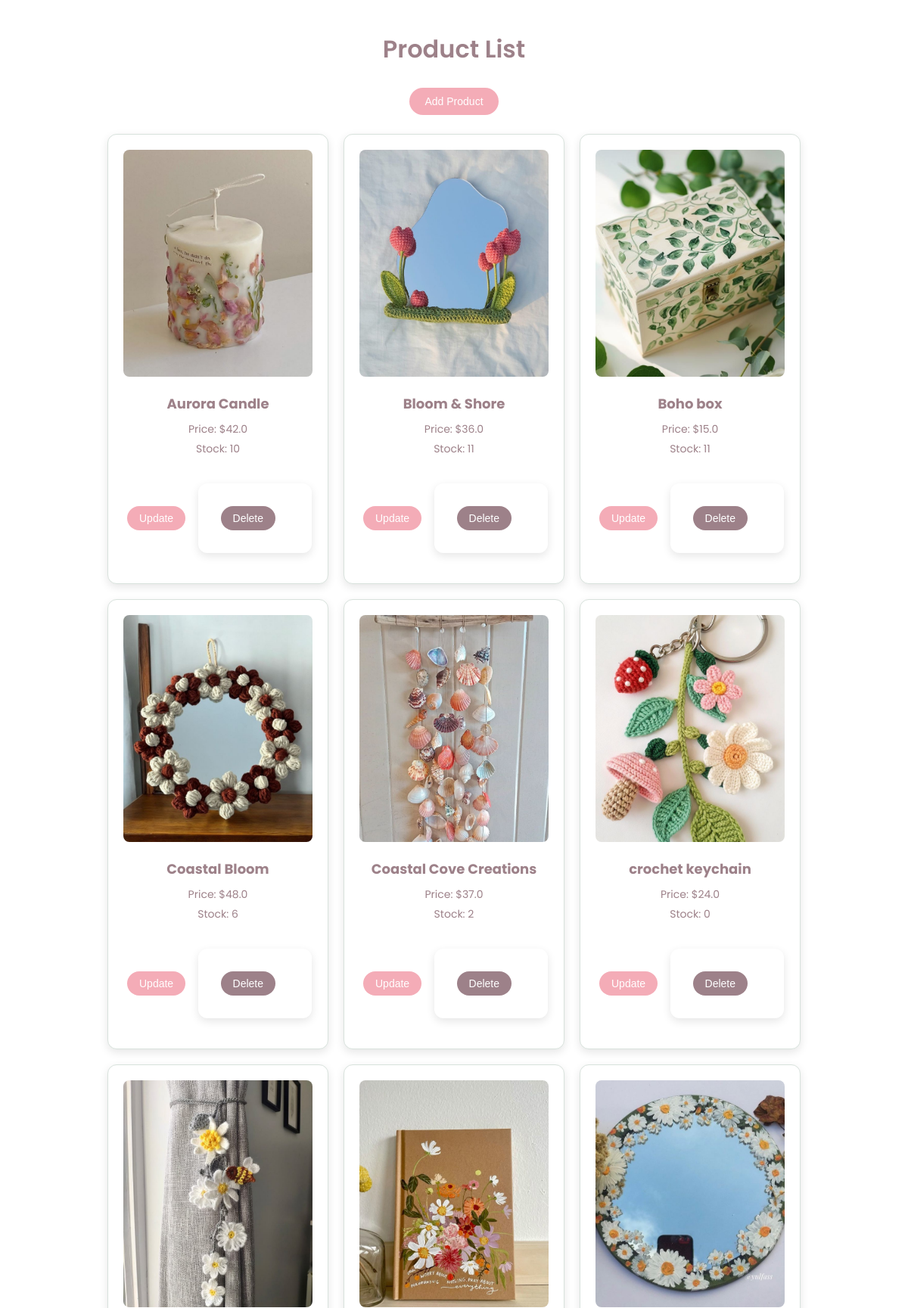
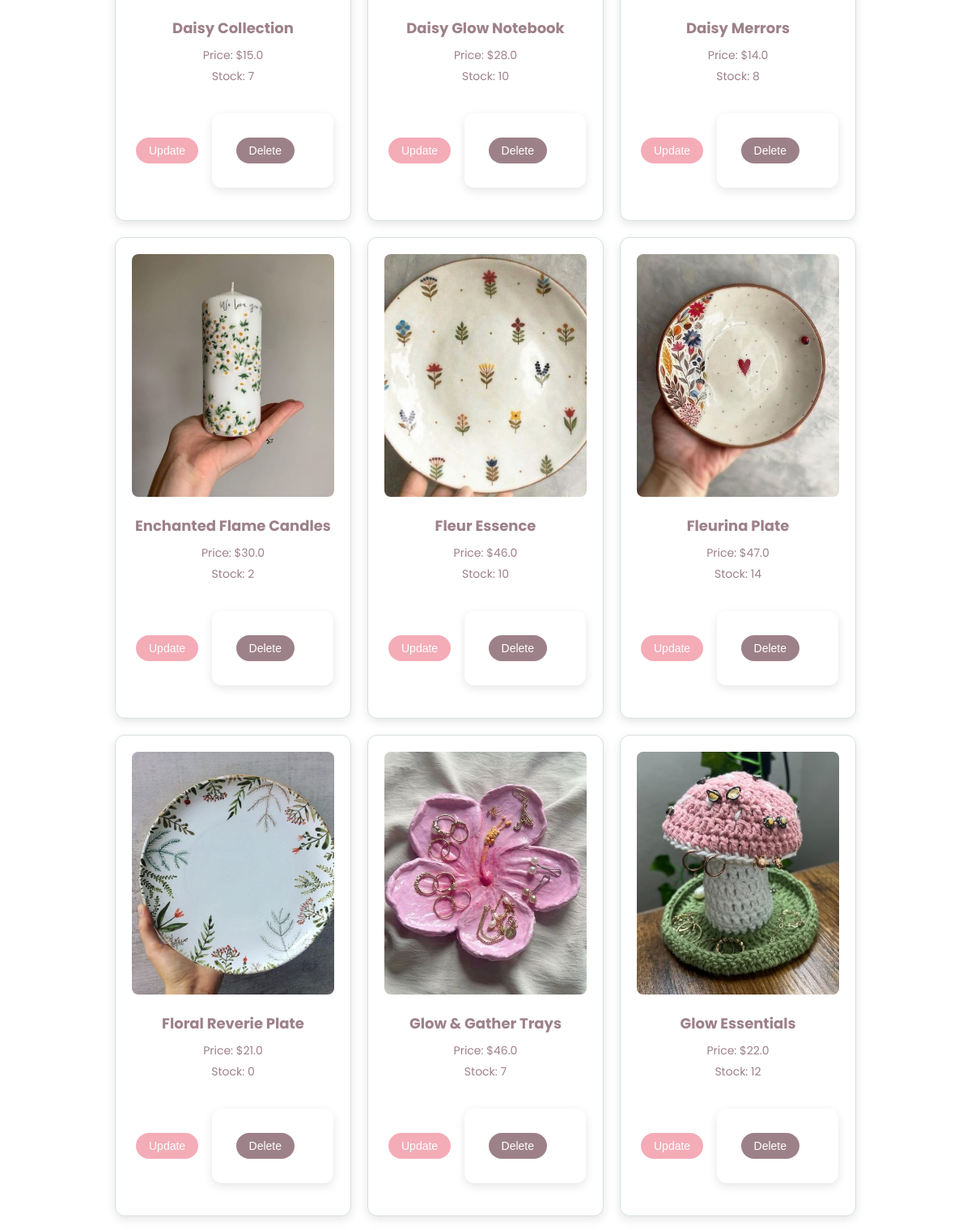
The page /home_admin (signed in, upper part) on the database its author committed (2 pictures, top to bottom).
### tables this page shows
CREATE TABLE products (
            id INTEGER PRIMARY KEY AUTOINCREMENT,
            name TEXT NOT NULL,
            price REAL NOT NULL,
            stock INTEGER NOT NULL,
            image_url TEXT
        );

### app.py (the view)
@app.route("/home_admin")
@login_required
def index_admin():
    conn = get_db()
    products = conn.execute("SELECT * FROM products").fetchall()
    conn.close()
    return render_template("home_admin.html", products=products)

### app.py (called while the page is built)
@login_manager.user_loader
def load_user(user_id):
    conn = get_db()
    user = conn.execute("SELECT * FROM users WHERE id = ?", (user_id,)).fetchone()
    conn.close()
    if user:
        return User(
            user["id"],
            user["FirstName"],
            user["LastName"],
            user["Email"],
            user["phoneNum"],
            user["password"],
            user["is_admin"],
        )
    return None  # Explicitly return None if the user is not found

def get_db():
    conn = sqlite3.connect("database.db")  # Ensure this is your actual DB file
    conn.row_factory = sqlite3.Row  # Enable dictionary-like access
    return conn

### templates/home_admin.html (shortened to what this page needs)
<!DOCTYPE html>
<html lang="en">
<head>
    <link rel="stylesheet" href="{{ url_for('static', filename='styles.css') }}">
</head>
<body>
    <h1>Product List</h1>
    <a href="{{ url_for('add_product') }}"><button>Add Product</button></a>
    <div class="product-container">
        {% for product in products %}
        <div class="product-card">
            <img src="{{ url_for('static', filename= product.image_url ) }}" alt="{{ product.name }}" />
            <h3>{{ product.name }}</h3>
            <p>Price: ${{ product.price }}</p>
            <p>Stock: {{ product.stock }}</p>
            <div class="product-actions">
                <a href="{{ url_for('update_product', product_id=product.id) }}">
                    <button class="update-btn">Update</button>
                </a>
                <form action="{{ url_for('delete_product', product_id=product.id) }}" method="POST" class="delete-form">
                    <button type="submit" class="delete-btn" onclick="return confirm('Are you sure you want to delete this product?')">Delete</button>
                </form>
            </div>
        </div>
        {% endfor %}
    </div>
</body>
</html>

### static/styles.css (style rules this page uses)
body { font-family: 'Poppins', sans-serif; background-color: #FFFFFF; margin: 0; padding: 20px; text-align: center; color: #9D8189; }
h1, h2 { color: #9D8189; font-weight: 600; }
a { text-decoration: none; color: #F4ACB7; transition: color 0.3s ease; }
.product-container { display: flex; flex-wrap: wrap; justify-content: center; gap: 20px; padding: 20px; position: relative; transition: filter 0.3s ease; }
.product-card { width: 250px; padding: 20px; border: 1px solid #D8E2DC; border-radius: 12px; box-shadow: 0 4px 12px rgba(0, 0, 0, 0.1); text-align: center; background-color: #FFFFFF; transition: transform 0.3s ease, box-shadow 0.3s ease; }
.product-card img { width: 100%; height: 300px; object-fit: cover; border-radius: 8px; }
.product-card h3 { margin: 15px 0 10px; font-size: 18px; color: #9D8189; }
.product-card p { margin: 5px 0; color: #9D8189; font-size: 14px; }
button { background-color: #F4ACB7; color: #FFFFFF; border: none; padding: 10px 20px; margin: 5px; cursor: pointer; border-radius: 25px; transition: background-color 0.3s ease; font-size: 14px; font-weight: 500; }
form { width: 40%; margin: 20px auto; background: #FFFFFF; padding: 25px; border-radius: 12px; box-shadow: 0 4px 12px rgba(0, 0, 0, 0.1); text-align: left; }
.product-actions { display: flex; justify-content: center; align-items: center; gap: 10px; margin-top: 15px; }
.update-btn, .delete-btn { background-color: #F4ACB7; color: #FFFFFF; border: none; padding: 8px 16px; cursor: pointer; border-radius: 25px; transition: background-color 0.3s ease; font-size: 14px; font-weight: 500; }
.delete-btn { background-color: #9D8189; }

### rows shown on the page
products: image_url+name (picture), name "Aurora Candle", price "42.0", stock "10"
products: image_url+name (picture), name "Bloom & Shore", price "36.0", stock "11"
products: image_url+name (picture), name "Boho box", price "15.0", stock "11"
products: image_url+name (picture), name "Coastal Bloom", price "48.0", stock "6"
products: image_url+name (picture), name "Coastal Cove Creations", price "37.0", stock "2"
products: image_url+name (picture), name "crochet keychain", price "24.0", stock "0"
products: image_url+name (picture), name "Daisy Collection", price "15.0", stock "7"
products: image_url+name (picture), name "Daisy Glow Notebook", price "28.0", stock "10"
products: image_url+name (picture), name "Daisy Merrors", price "14.0", stock "8"
products: image_url+name (picture), name "Enchanted Flame Candles", price "30.0", stock "2"
products: image_url+name (picture), name "Fleur Essence", price "46.0", stock "10"
products: image_url+name (picture), name "Fleurina Plate", price "47.0", stock "14"
products: image_url+name (picture), name "Floral Reverie Plate", price "21.0", stock "0"
products: image_url+name (picture), name "Glow & Gather Trays", price "46.0", stock "7"
products: image_url+name (picture), name "Glow Essentials", price "22.0", stock "12"
